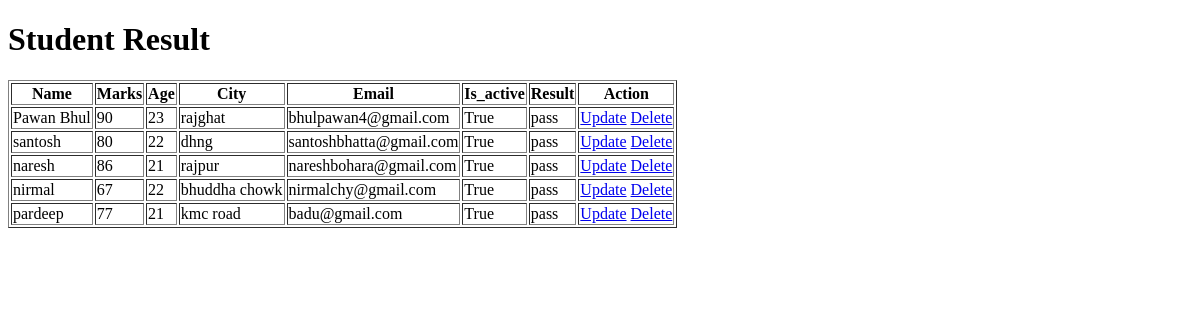
The app's page /, older data.
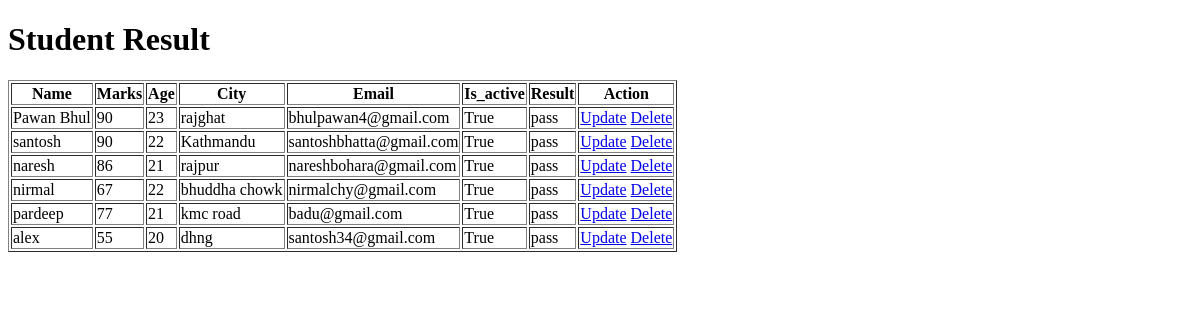
The same page, newer data.
### app/models.py (models this page shows, shortened)
class Student(models.Model):
    name=models.CharField(max_length=100,null=True,blank=True)
    age=models.IntegerField(default=18)
    marks=models.IntegerField()
    city=models.CharField(max_length=50)
    email=models.CharField(max_length=100,unique=True)
    is_active=models.BooleanField(default=True)

### app/views.py (the view)
# urls.py: path("", views.home, name="home"),
def home(request):
    students = Student.objects.all()
    context = {
        "students": students,
        }
    return render(request, "home.html", context)

### templates/home.html (shortened to what this page needs)
<!DOCTYPE html>
<html lang="en">
<head>
</head>
<body>
    <h1>Student Result</h1>
    <table border="1">
        <tr>
            <th>Name</th>
            <th>Marks</th>
            <th>Age</th>
            <th>City</th>
            <th>Email</th>
            <th>Is_active</th>
            <th>Result</th>
            <th>Action</th>
        </tr>
        {% for s in students %}
        <tr>
            <td>{{ s.name }}</td>
            <td>{{ s.marks }}</td>
            <td>{{ s.age }}</td>
            <td>{{ s.city }}</td>
            <td>{{ s.email }}</td>
            <td>{{ s.is_active }}</td>
            <td>
                {% if s.marks > 50 %}
                pass
                {% else %}
                fail
                {% endif %}
            </td>
        <td><a href="{% url 'update_student' s.id %}">Update</a>
        <a href="{% url 'delete_student' s.id %}">Delete</a></td>
      </tr>
      {% endfor %}
    </table>
</body>
</html>

Row changes from the older to the newer data that the page shows:
changed Student "santosh": marks "80" → "90"; city "dhng" → "Kathmandu"
added Student: name "alex", marks "55", age "20", city "dhng", email "santosh34@gmail.com", is_active "True", shows "pass"
